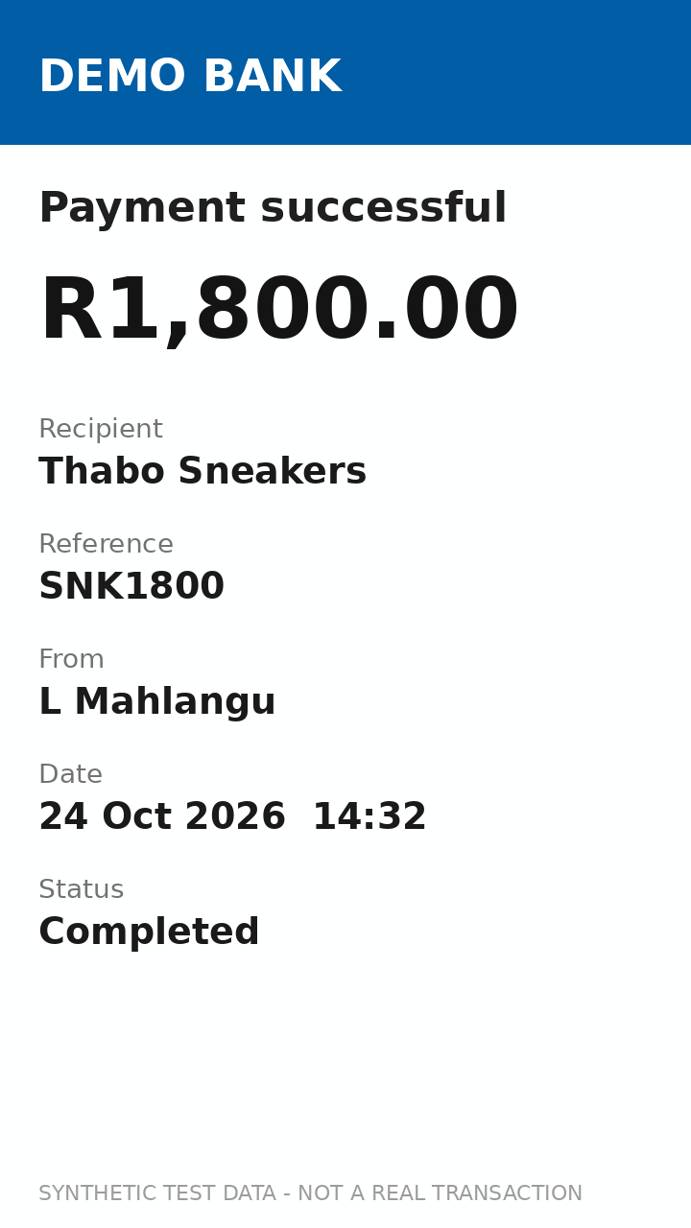
#> input picture tests/fixtures/u01_reused.jpg, 691 x 1228 px
$ python preprocess.py --image ../../tests/fixtures/u01_reused.jpg
#> lines starting #> are read from the running program, lines starting #| are printed output that depends on the picture; after the words box and inside, x2 and y2 are one past the last pixel; in counts of white or black regions, pixels touching at a corner belong together
"""Image preprocessing that makes payment screenshots easier for Tesseract.

The pipeline is deliberately simple and deterministic:

1. Flatten transparency and convert to grayscale.
2. Resize small screenshots up (and huge ones down) to a Tesseract-friendly size.
3. Improve contrast.
4. Optional light denoising.
5. Auto-detect dark mode and invert it to dark-text-on-white.
6. Binarise with Otsu or an adaptive local threshold.

Everything is implemented with Pillow + NumPy so it works on every laptop
without OpenCV/compiler setup. See ``docs/ocr-preprocessing.md``.

Command line usage::

    python backend/ocr/preprocess.py --image screenshot.png --out clean.png
    python backend/ocr/preprocess.py --image screenshot.png --ocr
"""

from __future__ import annotations

import argparse
import json
import sys
from dataclasses import asdict, dataclass
from io import BytesIO
from pathlib import Path
from typing import Any, BinaryIO, Union

import numpy as np
from PIL import Image, ImageFilter, ImageOps

ImageSource = Union[str, Path, bytes, bytearray, BinaryIO, Image.Image]

THRESHOLD_METHODS = ("none", "otsu", "adaptive")


@dataclass(frozen=True)
class PreprocessConfig:
    """Tunable knobs for :func:`preprocess_image`."""

    grayscale: bool = True
    autocontrast: bool = True
    target_min_side: int = 1000
    max_side: int = 2400
    max_scale: float = 4.0
    threshold: str = "otsu"
    block_size: int = 31
    offset: int = 10
    denoise: bool = False
    # True, False, or "auto" (invert when the image is mostly dark).
    invert: bool | str = "auto"
    output_format: str = "PNG"

    def __post_init__(self) -> None:
        if self.threshold not in THRESHOLD_METHODS:
            raise ValueError(
                f"threshold must be one of {THRESHOLD_METHODS}, got {self.threshold!r}"
            )
        if not self.grayscale and self.threshold != "none":
            raise ValueError("threshold requires grayscale=True")
        if self.target_min_side < 0 or self.max_side < 0:
            raise ValueError("target_min_side and max_side must be >= 0")
        if self.max_scale < 1:
            raise ValueError("max_scale must be >= 1")
        if self.block_size < 3 or self.block_size % 2 == 0:
            raise ValueError("block_size must be an odd number >= 3")
        if self.offset < 0:
            raise ValueError("offset must be >= 0")
        if self.invert not in (True, False, "auto"):
            raise ValueError("invert must be True, False or 'auto'")


def load_image(image: ImageSource) -> Image.Image:
    """Load paths, bytes, binary file objects or PIL images into a PIL image.

    EXIF orientation is applied so phone screenshots are not sideways.
    """
    if isinstance(image, Image.Image):
        loaded = image.copy()
    elif isinstance(image, (str, Path)):
        with Image.open(image) as opened:
            opened.load()
            loaded = opened.copy()
    elif isinstance(image, (bytes, bytearray)):
        with Image.open(BytesIO(bytes(image))) as opened:
            opened.load()
            loaded = opened.copy()
    else:
        read = getattr(image, "read", None)
        if not callable(read):
            raise TypeError(
                "image must be a path, bytes, a binary file object or a PIL.Image.Image"
            )
        data = read()
        if isinstance(data, str):
            data = data.encode()
        if not isinstance(data, (bytes, bytearray)):
            raise TypeError("File object did not return bytes.")
        with Image.open(BytesIO(bytes(data))) as opened:
            opened.load()
            loaded = opened.copy()

    return ImageOps.exif_transpose(loaded)


def _flatten_transparency(image: Image.Image) -> Image.Image:
    if image.mode in ("RGBA", "LA") or "transparency" in image.info:
        rgba = image.convert("RGBA")
        background = Image.new("RGBA", rgba.size, (255, 255, 255, 255))
        return Image.alpha_composite(background, rgba).convert("RGB")
    if image.mode not in ("L", "RGB"):
        return image.convert("RGB")
    return image


def to_grayscale(image: Image.Image) -> Image.Image:
    """Flatten transparency and return an 8-bit grayscale image."""
    return ImageOps.grayscale(_flatten_transparency(image))


def resize_for_ocr(
    image: Image.Image,
    *,
    target_min_side: int = 1000,
    max_side: int = 2400,
    max_scale: float = 4.0,
) -> Image.Image:
    """Resize an image so the short side is near ``target_min_side``.

    Small screenshots are upscaled (up to ``max_scale``); very large images are
    downscaled so the longest side is at most ``max_side``. Aspect ratio is
    preserved and LANCZOS resampling keeps text edges clean.
    """
    width, height = image.size
    if width <= 0 or height <= 0:
        return image

    scale = 1.0
    if target_min_side > 0:
        scale = target_min_side / min(width, height)
    scale = min(scale, max_scale)
    if max_side > 0:
        scale = min(scale, max_side / max(width, height))

    if abs(scale - 1.0) < 0.01:
        return image

    new_size = (max(1, round(width * scale)), max(1, round(height * scale)))
    return image.resize(new_size, Image.Resampling.LANCZOS)


def otsu_threshold(image: Image.Image) -> int:
    """Return the Otsu threshold (0-255) for a grayscale image."""
    gray = np.asarray(image.convert("L"), dtype=np.uint8)
    histogram = np.bincount(gray.ravel(), minlength=256).astype(np.float64)
    total = histogram.sum()
    if total == 0:
        return 127

    probabilities = histogram / total
    omega = np.cumsum(probabilities)
    levels = np.arange(256, dtype=np.float64)
    mu = np.cumsum(probabilities * levels)
    mu_total = mu[-1]

    denominator = omega * (1.0 - omega)
    variance = np.zeros(256, dtype=np.float64)
    valid = denominator > 0
    variance[valid] = (mu_total * omega[valid] - mu[valid]) ** 2 / denominator[valid]

    return int(np.argmax(variance))


# [30 lines left out: function _adaptive_threshold_array, not called in this run]


def threshold_image(
    image: Image.Image,
    method: str = "otsu",
    *,
    block_size: int = 31,
    offset: int = 10,
) -> Image.Image:
    """Binarise a grayscale image. Returns an image with only 0 and 255."""
    if method not in THRESHOLD_METHODS:
        raise ValueError(f"method must be one of {THRESHOLD_METHODS}, got {method!r}")

    gray = image.convert("L")
    if method == "none":
        return gray

    if method == "otsu":
        cutoff = otsu_threshold(gray)
        lookup = [0 if value <= cutoff else 255 for value in range(256)]
        return gray.point(lookup, mode="L")

    array = _adaptive_threshold_array(np.asarray(gray), block_size, offset)
    return Image.fromarray(array, mode="L")


def _is_dark(image: Image.Image) -> bool:
    gray = np.asarray(image.convert("L"), dtype=np.uint8)
    return float(gray.mean()) < 127.0


def preprocess_image(
    image: ImageSource,
    config: PreprocessConfig | None = None,
) -> Image.Image:
    """Run the full preprocessing pipeline and return a PIL image."""
    settings = config or PreprocessConfig()
    processed = load_image(image)

    if settings.grayscale:
        processed = to_grayscale(processed)
    else:
        processed = _flatten_transparency(processed)

    processed = resize_for_ocr(
        processed,
        target_min_side=settings.target_min_side,
        max_side=settings.max_side,
        max_scale=settings.max_scale,
    )

    should_invert: bool | str = False
    if settings.grayscale:
        should_invert = settings.invert
        if should_invert == "auto":
            # Decide before autocontrast: stretching the histogram can make a
            # dark-mode screenshot look bright even though it is not.
            should_invert = _is_dark(processed)

    if settings.autocontrast:
        processed = ImageOps.autocontrast(processed, cutoff=1)

    if settings.denoise:
        processed = processed.filter(ImageFilter.MedianFilter(3))

    if settings.grayscale:
        if should_invert:
            processed = ImageOps.invert(processed.convert("L"))

        if settings.threshold != "none":
            processed = threshold_image(
                processed,
                settings.threshold,
                block_size=settings.block_size,
                offset=settings.offset,
            )

    return processed


# [18 lines left out: function preprocess_bytes, not called in this run]


def main(argv: list[str] | None = None) -> int:
    parser = argparse.ArgumentParser(
        description="Preprocess a payment screenshot for Tesseract OCR"
    )
    parser.add_argument("--image", required=True, help="input image path")
    parser.add_argument("--out", help="where to save the preprocessed image")
    parser.add_argument(
        "--threshold",
        choices=THRESHOLD_METHODS,
        default="otsu",
        help="binarisation method (default: otsu)",
    )
    parser.add_argument("--no-grayscale", action="store_true")
    parser.add_argument("--no-autocontrast", action="store_true")
    parser.add_argument("--denoise", action="store_true")
    parser.add_argument(
        "--invert",
        choices=["auto", "true", "false"],
        default="auto",
        help="invert dark-mode images (default: auto)",
    )
    parser.add_argument("--target-min-side", type=int, default=1000)
    parser.add_argument("--max-side", type=int, default=2400)
    parser.add_argument("--max-scale", type=float, default=4.0)
    parser.add_argument("--ocr", action="store_true", help="run OCR on the result")
    parser.add_argument("--json", action="store_true", help="print a JSON summary")
    args = parser.parse_args(argv)

    invert: bool | str
    if args.invert == "auto":
        invert = "auto"
    else:
        invert = args.invert == "true"

    config = PreprocessConfig(
        grayscale=not args.no_grayscale,
        autocontrast=not args.no_autocontrast,
        target_min_side=args.target_min_side,
        max_side=args.max_side,
        max_scale=args.max_scale,
        threshold=args.threshold,
        denoise=args.denoise,
        invert=invert,
    )

    try:
        processed = preprocess_image(args.image, config)
#> in load_image, opened is the input picture: PIL image 691x1228 RGB; mean R, G, B 214.9, 226, 234.3
#> in to_grayscale, `return ImageOps.grayscale(_flatten_transparency(image))`:
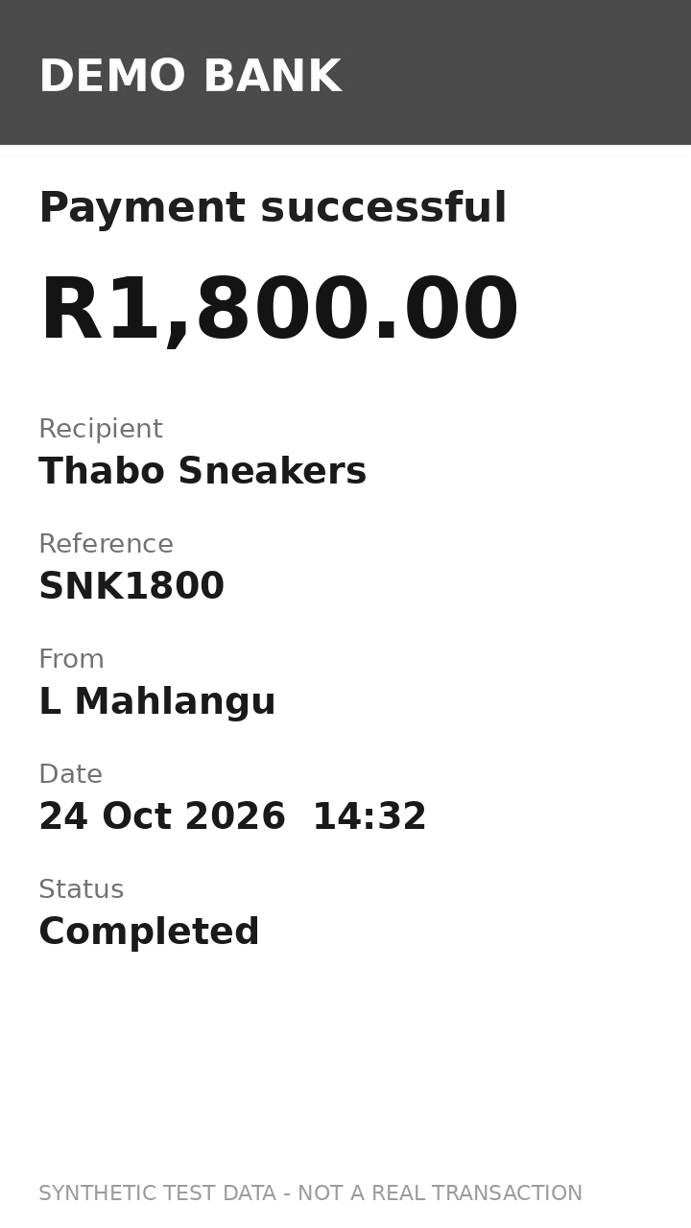
#> returned value: PIL image 691x1228 L; min 0, max 255, mean 223.8
#> in preprocess_image, `should_invert = _is_dark(processed)`: should_invert = False
#> in preprocess_image, `processed = ImageOps.autocontrast(processed, cutoff=1)`:
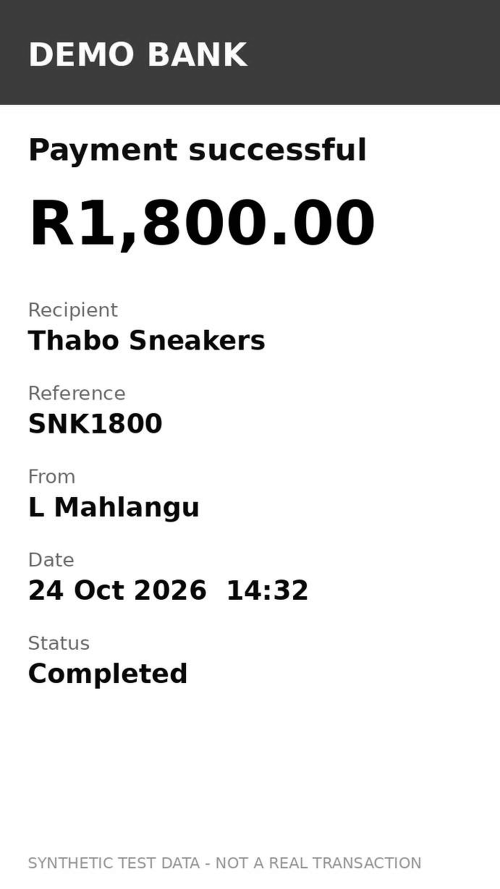
#> processed: PIL image 1000x1777 L (shown at 1/2 size); min 0, max 255, mean 221.2
#> in otsu_threshold, `histogram = np.bincount(gray.ravel(), minlength=256).astype(np.float64)`: histogram = 256 values, max 1374848 at index 255, min 0 at index 13, mean 6941.4
#> in otsu_threshold, `total = histogram.sum()`: total = 1777000
#> in otsu_threshold, `probabilities = histogram / total`: probabilities = 256 values, max 0.774 at index 255, min 0 at index 13, mean 0.00391
#> in otsu_threshold, `omega = np.cumsum(probabilities)`: omega = 256 values from 0.0113 to 1
#> in otsu_threshold, `mu = np.cumsum(probabilities * levels)`: mu = 256 values from 0 to 221.2
#> in otsu_threshold, `mu_total = mu[-1]`: mu_total = 221.2
#> in otsu_threshold, `denominator = omega * (1.0 - omega)`: denominator = 256 values, max 0.175 at index 253, min -2.22e-16 at index 255, mean 0.111
#> in threshold_image, `cutoff = otsu_threshold(gray)`: cutoff = 152
#> in threshold_image, `lookup = [0 if value <= cutoff else 255 for value in range(256)]`: lookup = 256 values from 0 to 255
#> in threshold_image, `return gray.point(lookup, mode="L")`:
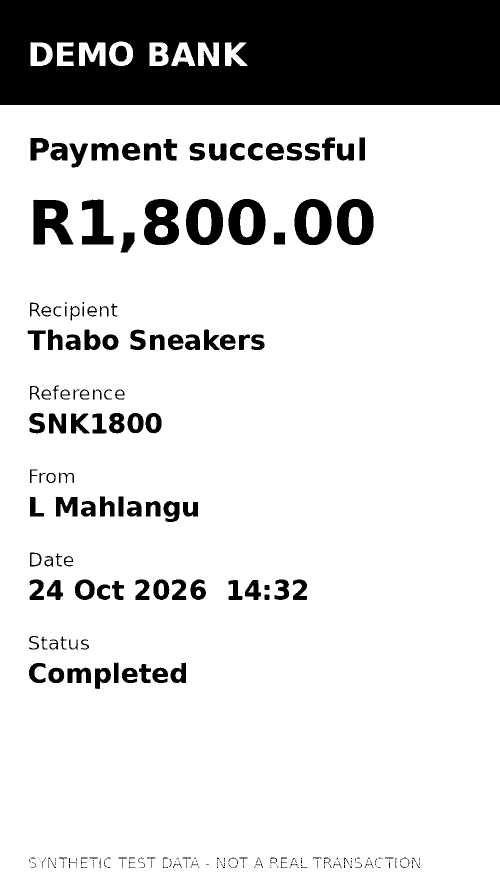
#> returned value: PIL image 1000x1777 L (shown at 1/2 size); 84% white; 256 black regions (104 under 20 px), largest, box (x1, y1, x2, y2) and area: (0, 0, 1000, 210) 197772, (66, 399, 147, 489) 4706, (288, 398, 358, 490) 4459
        output_path = args.out
        if output_path is None and not args.ocr:
            source = Path(args.image)
            output_path = str(source.with_name(f"{source.stem}_preprocessed.png"))

        if output_path:
            processed.save(output_path)

        summary: dict[str, Any] = {
            "input": str(args.image),
            "output": output_path,
            "size": list(processed.size),
            "mode": processed.mode,
            "config": asdict(config),
        }

        if args.ocr:
            try:
                from .tesseract_engine import run_ocr
            except ImportError:  # running as a plain script
                from tesseract_engine import run_ocr  # type: ignore[no-redef]

            result = run_ocr(processed, preprocess=False)
            summary["ocr"] = result.as_dict()

        if args.json:
            print(json.dumps(summary, indent=2, ensure_ascii=False))
        else:
            if output_path:
                print(f"Preprocessed image saved to {output_path}")
            print(f"Size: {processed.size[0]}x{processed.size[1]} ({processed.mode})")
#| Size: 1000x1777 (L)
            if "ocr" in summary:
                ocr = summary["ocr"]
                print(
                    f"OCR backend: {ocr['backend']} "
                    f"(confidence {ocr['ocr_confidence']:.2f})"
                )
                print("--- text ---")
                print(ocr["raw_ocr_text"])
        return 0
    except Exception as exc:
        print(f"ERROR: {exc}", file=sys.stderr)
        return 1


if __name__ == "__main__":  # pragma: no cover
    raise SystemExit(main())
#> (the program exits here)
